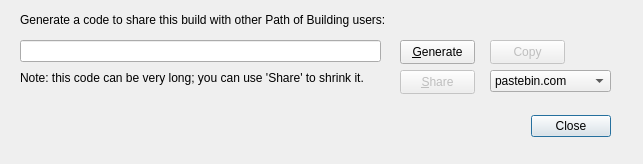
<?xml version="1.0" encoding="UTF-8"?>
<ui version="4.0">
 <class>BuildExport</class>
 <widget class="QDialog" name="BuildExport">
  <property name="geometry">
   <rect>
    <x>0</x>
    <y>0</y>
    <width>643</width>
    <height>164</height>
   </rect>
  </property>
  <property name="windowTitle">
   <string>Export current character</string>
  </property>
  <property name="windowIcon">
   <iconset resource="PoB.qrc">
    <normaloff>:/Art/Icons/paper-plane.png</normaloff>:/Art/Icons/paper-plane.png</iconset>
  </property>
  <widget class="QDialogButtonBox" name="buttonBox">
   <property name="geometry">
    <rect>
     <x>270</x>
     <y>110</y>
     <width>341</width>
     <height>32</height>
    </rect>
   </property>
   <property name="orientation">
    <enum>Qt::Horizontal</enum>
   </property>
   <property name="standardButtons">
    <set>QDialogButtonBox::Close</set>
   </property>
  </widget>
  <widget class="QLabel" name="label_Generate">
   <property name="geometry">
    <rect>
     <x>20</x>
     <y>12</y>
     <width>371</width>
     <height>16</height>
    </rect>
   </property>
   <property name="text">
    <string>Generate a code to share this build with other Path of Building users:</string>
   </property>
  </widget>
  <widget class="QPushButton" name="btn_Generate">
   <property name="geometry">
    <rect>
     <x>400</x>
     <y>40</y>
     <width>75</width>
     <height>24</height>
    </rect>
   </property>
   <property name="text">
    <string>&amp;Generate</string>
   </property>
  </widget>
  <widget class="QLineEdit" name="lineEdit">
   <property name="geometry">
    <rect>
     <x>20</x>
     <y>40</y>
     <width>361</width>
     <height>22</height>
    </rect>
   </property>
  </widget>
  <widget class="QLabel" name="label_Share">
   <property name="geometry">
    <rect>
     <x>20</x>
     <y>70</y>
     <width>351</width>
     <height>16</height>
    </rect>
   </property>
   <property name="text">
    <string>Note: this code can be very long; you can use 'Share' to shrink it.</string>
   </property>
  </widget>
  <widget class="QPushButton" name="btn_Copy">
   <property name="enabled">
    <bool>false</bool>
   </property>
   <property name="geometry">
    <rect>
     <x>490</x>
     <y>40</y>
     <width>75</width>
     <height>24</height>
    </rect>
   </property>
   <property name="text">
    <string>Copy</string>
   </property>
  </widget>
  <widget class="QPushButton" name="btn_Share">
   <property name="enabled">
    <bool>false</bool>
   </property>
   <property name="geometry">
    <rect>
     <x>400</x>
     <y>70</y>
     <width>75</width>
     <height>24</height>
    </rect>
   </property>
   <property name="text">
    <string>&amp;Share</string>
   </property>
  </widget>
  <widget class="QComboBox" name="combo_ShareSite">
   <property name="geometry">
    <rect>
     <x>490</x>
     <y>70</y>
     <width>121</width>
     <height>22</height>
    </rect>
   </property>
   <item>
    <property name="text">
     <string>pastebin.com</string>
    </property>
   </item>
  </widget>
 </widget>
 <resources>
  <include location="PoB.qrc"/>
 </resources>
 <connections>
  <connection>
   <sender>buttonBox</sender>
   <signal>accepted()</signal>
   <receiver>BuildExport</receiver>
   <slot>accept()</slot>
   <hints>
    <hint type="sourcelabel">
     <x>248</x>
     <y>254</y>
    </hint>
    <hint type="destinationlabel">
     <x>157</x>
     <y>274</y>
    </hint>
   </hints>
  </connection>
  <connection>
   <sender>buttonBox</sender>
   <signal>rejected()</signal>
   <receiver>BuildExport</receiver>
   <slot>reject()</slot>
   <hints>
    <hint type="sourcelabel">
     <x>316</x>
     <y>260</y>
    </hint>
    <hint type="destinationlabel">
     <x>286</x>
     <y>274</y>
    </hint>
   </hints>
  </connection>
 </connections>
</ui>
